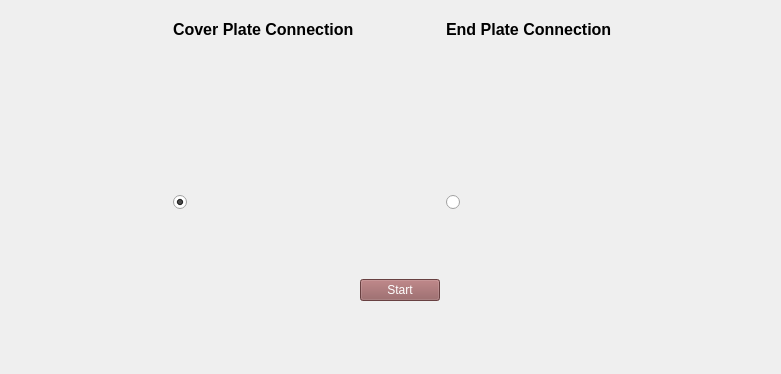
              <widget class="QWidget" name="tab_columntocolumn">
               <attribute name="title">
                <string>Column To Column</string>
               </attribute>
               <widget class="QWidget" name="gridLayoutWidget">
                <property name="geometry">
                 <rect>
                  <x>29</x>
                  <y>20</y>
                  <width>743</width>
                  <height>345</height>
                 </rect>
                </property>
                <layout class="QGridLayout" name="gridLayout_6">
                 <item row="2" column="6">
                  <widget class="QLabel" name="label_13">
                   <property name="font">
                    <font>
                     <family>Arial</family>
                     <pointsize>12</pointsize>
                     <weight>75</weight>
                     <bold>true</bold>
                    </font>
                   </property>
                   <property name="text">
                    <string/>
                   </property>
                  </widget>
                 </item>
                 <item row="4" column="1">
                  <spacer name="verticalSpacer_12">
                   <property name="orientation">
                    <enum>Qt::Vertical</enum>
                   </property>
                   <property name="sizeHint" stdset="0">
                    <size>
                     <width>20</width>
                     <height>40</height>
                    </size>
                   </property>
                  </spacer>
                 </item>
                 <item row="2" column="0">
                  <spacer name="horizontalSpacer_27">
                   <property name="orientation">
                    <enum>Qt::Horizontal</enum>
                   </property>
                   <property name="sizeHint" stdset="0">
                    <size>
                     <width>40</width>
                     <height>20</height>
                    </size>
                   </property>
                  </spacer>
                 </item>
                 <item row="6" column="1">
                  <spacer name="verticalSpacer_7">
                   <property name="orientation">
                    <enum>Qt::Vertical</enum>
                   </property>
                   <property name="sizeHint" stdset="0">
                    <size>
                     <width>20</width>
                     <height>40</height>
                    </size>
                   </property>
                  </spacer>
                 </item>
                 <item row="2" column="2">
                  <layout class="QHBoxLayout" name="horizontalLayout_6"/>
                 </item>
                 <item row="5" column="1">
                  <widget class="QRadioButton" name="rdbtn_coverplate">
                   <property name="text">
                    <string/>
                   </property>
                   <property name="icon">
                    <iconset resource="ResourceFiles/osdagMainPageIcons.qrc">
                     <normaloff>:/newPrefix/images/coverplate.png</normaloff>:/newPrefix/images/coverplate.png</iconset>
                   </property>
                   <property name="iconSize">
                    <size>
                     <width>275</width>
                     <height>230</height>
                    </size>
                   </property>
                   <property name="checked">
                    <bool>true</bool>
                   </property>
                  </widget>
                 </item>
                 <item row="2" column="1">
                  <widget class="QLabel" name="label_8">
                   <property name="text">
                    <string>&lt;html&gt;&lt;head/&gt;&lt;body&gt;&lt;p&gt;&lt;span style=&quot; font-size:12pt; font-weight:600;&quot;&gt;Cover Plate Connection&lt;/span&gt;&lt;/p&gt;&lt;/body&gt;&lt;/html&gt;</string>
                   </property>
                   <property name="textFormat">
                    <enum>Qt::AutoText</enum>
                   </property>
                  </widget>
                 </item>
                 <item row="2" column="4">
                  <widget class="QLabel" name="label_endplate_2">
                   <property name="text">
                    <string>&lt;html&gt;&lt;head/&gt;&lt;body&gt;&lt;p&gt;&lt;span style=&quot; font-size:12pt; font-weight:600;&quot;&gt;End Plate Connection&lt;/span&gt;&lt;/p&gt;&lt;/body&gt;&lt;/html&gt;</string>
                   </property>
                  </widget>
                 </item>
                 <item row="5" column="4">
                  <widget class="QRadioButton" name="rdbtn_endplate_2">
                   <property name="text">
                    <string/>
                   </property>
                   <property name="icon">
                    <iconset resource="ResourceFiles/osdagMainPageIcons.qrc">
                     <normaloff>:/newPrefix/images/endplate.png</normaloff>:/newPrefix/images/endplate.png</iconset>
                   </property>
                   <property name="iconSize">
                    <size>
                     <width>283</width>
                     <height>273</height>
                    </size>
                   </property>
                  </widget>
                 </item>
                 <item row="6" column="2">
                  <widget class="QPushButton" name="cc_Start">
                   <property name="styleSheet">
                    <string notr="true">QPushButton::hover
{
   background-color: #d97f7f;
   color:#000000 ;
}

QPushButton
{
background-color: #925a5b;
color:#ffffff;
}</string>
                   </property>
                   <property name="text">
                    <string>Start</string>
                   </property>
                  </widget>
                 </item>
                 <item row="2" column="5">
                  <spacer name="horizontalSpacer_28">
                   <property name="orientation">
                    <enum>Qt::Horizontal</enum>
                   </property>
                   <property name="sizeHint" stdset="0">
                    <size>
                     <width>40</width>
                     <height>20</height>
                    </size>
                   </property>
                  </spacer>
                 </item>
                </layout>
               </widget>
              </widget>
